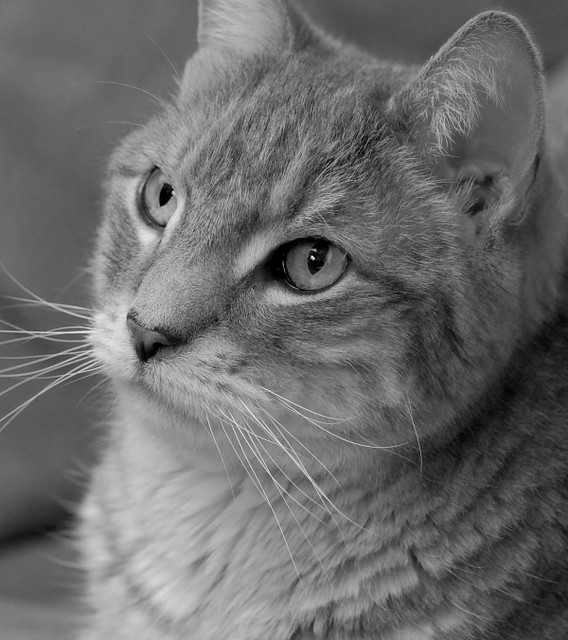
#> input picture Image processing/Photos/low_const.jpg, 568 x 640 px
$ python Histogram_Equalizer_and_CLAHE.py
#> lines starting #> are read from the running program, lines starting #| are printed output that depends on the picture
import cv2


image = cv2.imread('Photos/low_const.jpg',1)
#> image is the input picture: shape (640, 568, 3); min 0, max 255, mean 107.3

# convert BGR to LAB
lab_img = cv2.cvtColor(image, cv2.COLOR_BGR2LAB)
#> lab_img: shape (640, 568, 3); mean of channels 0, 1, 2 114.4, 128, 128
l, a, b = cv2.split(lab_img)
#> a: shape (640, 568); every value is 128

# applying Histogram equalizer to the luminence channel
equ =cv2.equalizeHist(l)
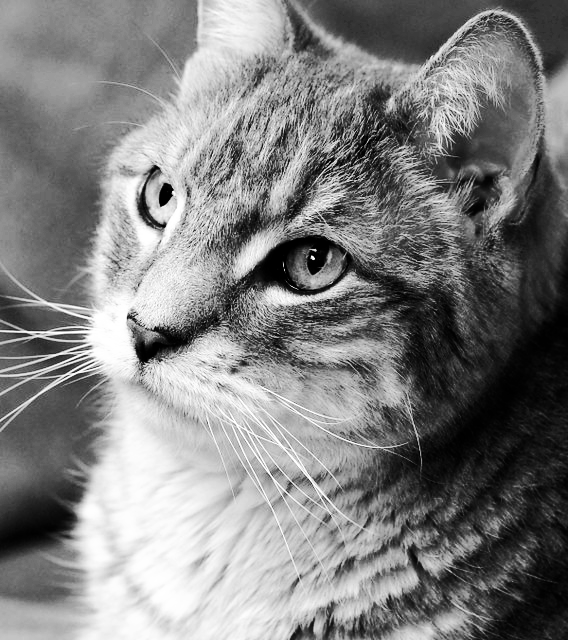
#> equ: shape (640, 568); min 0, max 255, mean 128.4
hist_equ_lab = cv2.merge((equ,a,b))
#> hist_equ_lab: shape (640, 568, 3); mean of channels 0, 1, 2 128.4, 128, 128
hist_equ_lab = cv2.cvtColor(hist_equ_lab, cv2.COLOR_LAB2BGR)


# Using CLAHE
# create variable for CLAHE
clahe = cv2.createCLAHE(clipLimit = 3.0, tileGridSize=(8,8))
clahe_l_channel = clahe.apply(l)
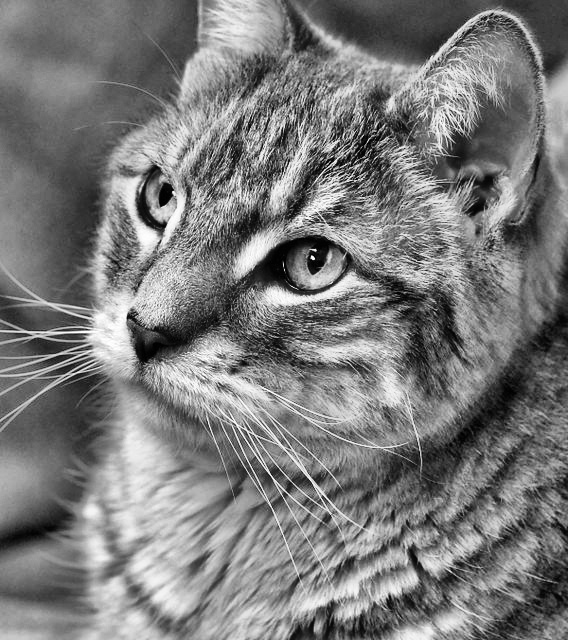
#> clahe_l_channel: shape (640, 568); min 0, max 255, mean 122.9
clahe_img = cv2.merge((clahe_l_channel,a,b))
#> clahe_img: shape (640, 568, 3); mean of channels 0, 1, 2 122.9, 128, 128
clahe_img = cv2.cvtColor(clahe_img, cv2.COLOR_LAB2BGR)

cv2.imshow('Original',image)
cv2.imshow('Histogram equalizer',hist_equ_lab)
cv2.imshow('CLAHE',clahe_img)
cv2.waitKey(0)
cv2.destroyAllWindows()

$ run again, with Image processing/Photos/photo.jpg copied over Image processing/Photos/low_const.jpg
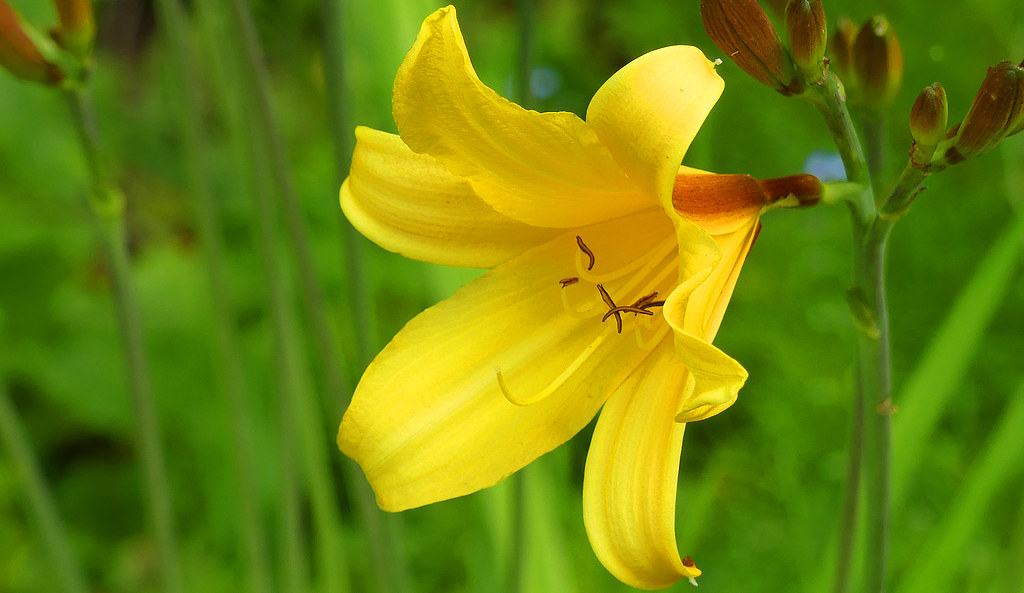
#> input picture Image processing/Photos/photo.jpg, 1024 x 593 px
#> image is the input picture: shape (593, 1024, 3); mean B, G, R 11.3, 131.6, 109
#> lab_img: shape (593, 1024, 3); mean of channels 0, 1, 2 131.2, 105.4, 181.2
#> `clahe_l_channel = clahe.apply(l)`:
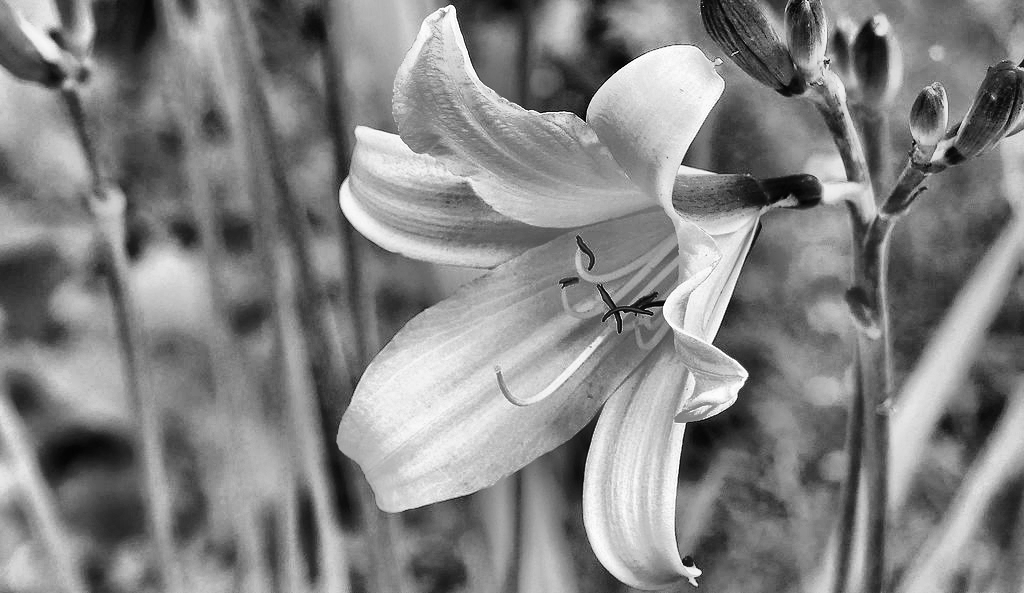
#> clahe_l_channel: shape (593, 1024); min 0, max 255, mean 131.5
#> `clahe_img = cv2.cvtColor(clahe_img, cv2.COLOR_LAB2BGR)`:
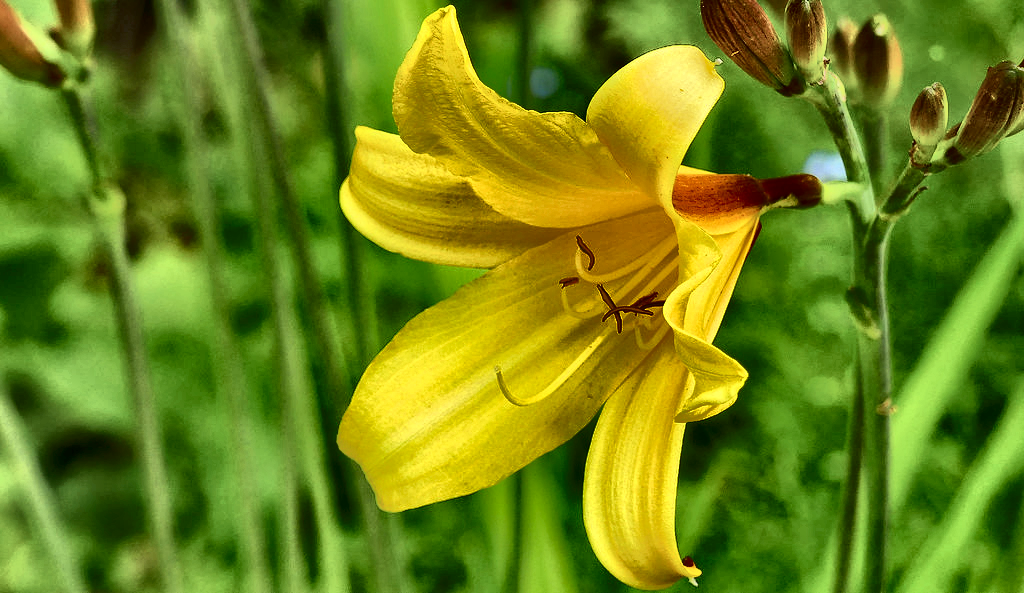
#> clahe_img: shape (593, 1024, 3); mean B, G, R 23.7, 132.8, 109.5

$ run again, with Image processing/Photos/source.jpg copied over Image processing/Photos/low_const.jpg
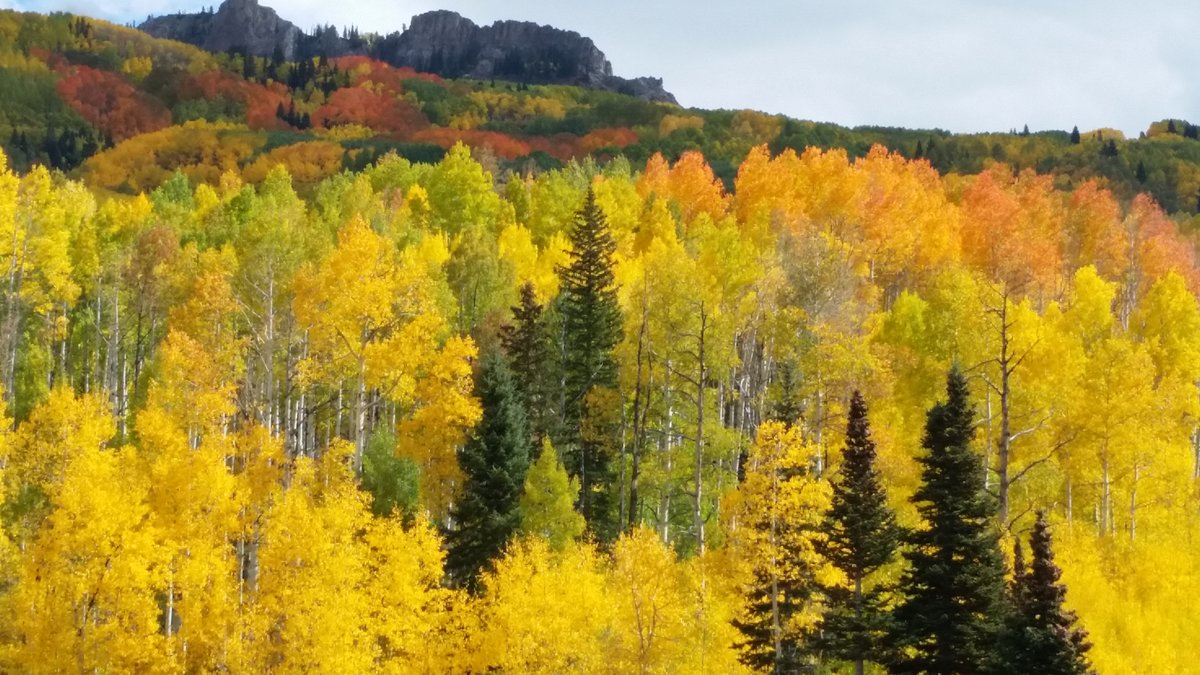
#> input picture Image processing/Photos/source.jpg, 1200 x 675 px
#> image is the input picture: shape (675, 1200, 3); mean B, G, R 57.3, 140.1, 162.7
#> lab_img: shape (675, 1200, 3); mean of channels 0, 1, 2 149.2, 128.8, 169.9
#> `clahe_l_channel = clahe.apply(l)`:
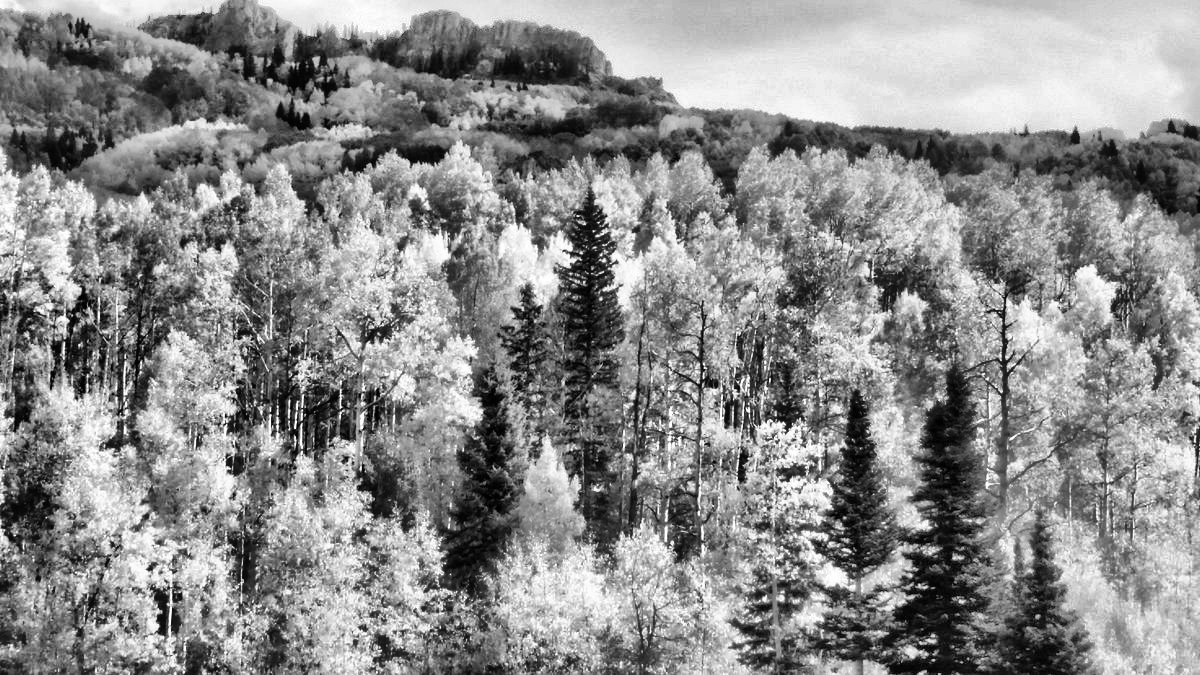
#> clahe_l_channel: shape (675, 1200); min 0, max 255, mean 139.4
#> `clahe_img = cv2.cvtColor(clahe_img, cv2.COLOR_LAB2BGR)`:
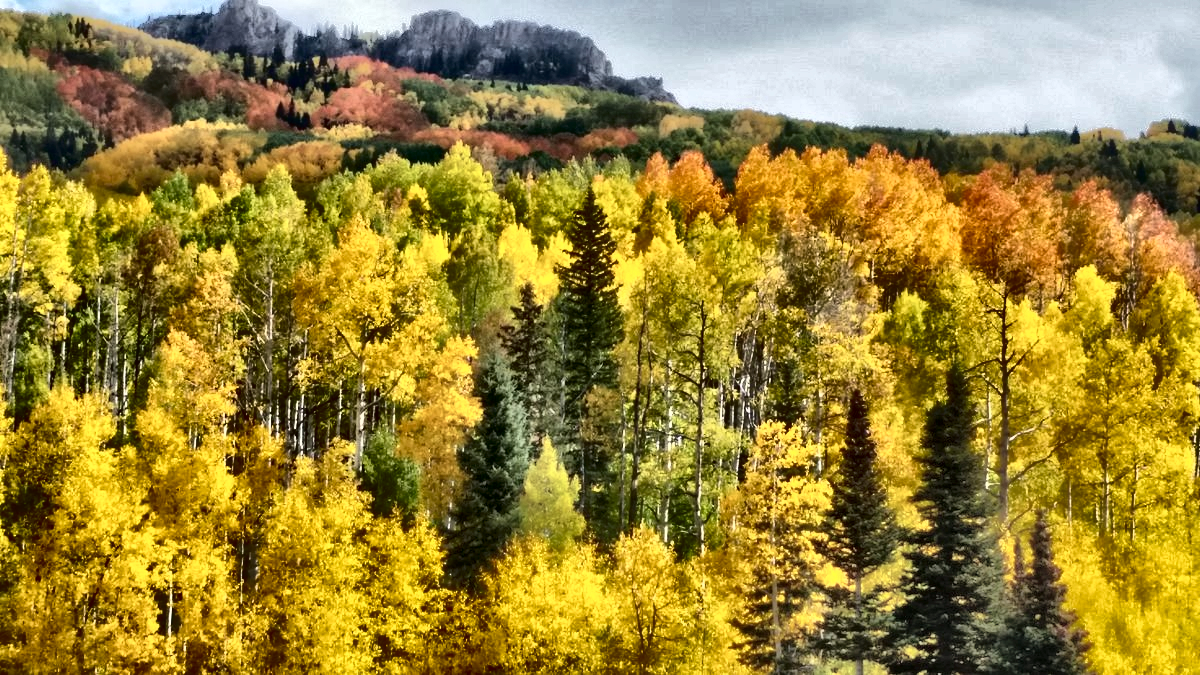
#> clahe_img: shape (675, 1200, 3); mean B, G, R 56.6, 131.5, 151.9
